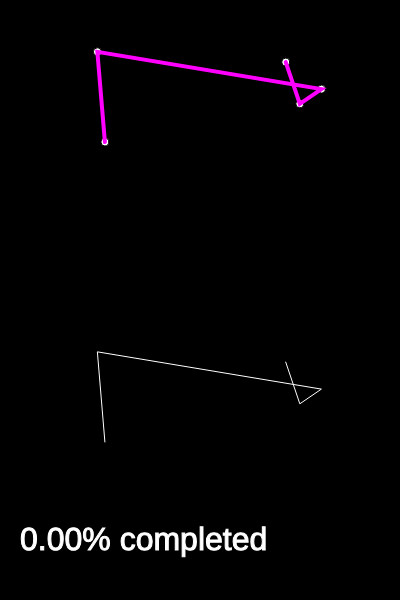
Frame 1 (no input)
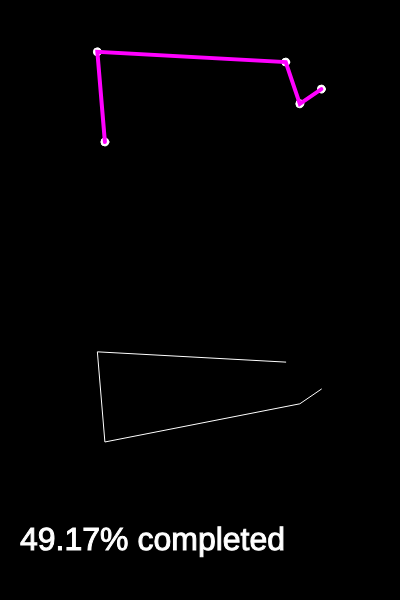
Frame 60 (no input)
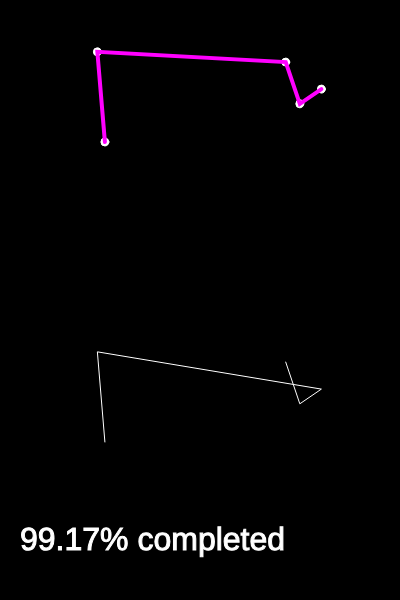
Frame 120 (the mouse pressed at the canvas centre since frame 60)

The p5.js sketch that drew these frames (run headless with seeded random() and noise() and a simulated clock; from frame 60 on, the mouse is pressed at the canvas centre):

// p5.js sketch
// ── sketch.js

var cities = [];
var totalCities = 5;

var order = [];

var totalPermutations;
var count = 0;


var recordDistance;
var bestEver;

function setup() {
  createCanvas(400, 600);
  for (var i = 0; i < totalCities; i++) {
    var v = createVector(random(width), random(height / 2));
    cities[i] = v;
    order[i] = i;
  }

  var d = calcDistance(cities, order);
  recordDistance = d;
  bestEver = order.slice();

  totalPermutations = factorial(totalCities);
  console.log(totalPermutations);

}

function draw() {
  background(0);
  //frameRate(5);
  fill(255);
  for (var i = 0; i < cities.length; i++) {
    ellipse(cities[i].x, cities[i].y, 8, 8);
  }

  stroke(255, 0, 255);
  strokeWeight(4);
  noFill();
  beginShape();
  for (var i = 0; i < order.length; i++) {
    var n = bestEver[i];
    vertex(cities[n].x, cities[n].y);
  }
  endShape();


  translate(0, height / 2);
  stroke(255);
  strokeWeight(1);
  noFill();
  beginShape();
  for (var i = 0; i < order.length; i++) {
    var n = order[i];
    vertex(cities[n].x, cities[n].y);
  }
  endShape();



  var d = calcDistance(cities, order);
  if (d < recordDistance) {
    recordDistance = d;
    bestEver = order.slice();
  }

  textSize(32);
  // var s = '';
  // for (var i = 0; i < order.length; i++) {
  //   s += order[i];
  // }
  fill(255);
  var percent = 100 * (count / totalPermutations);
  text(nf(percent, 0, 2) + "% completed", 20, height / 2 - 50);

  nextOrder();


}

function swap(a, i, j) {
  var temp = a[i];
  a[i] = a[j];
  a[j] = temp;
}


function calcDistance(points, order) {
  var sum = 0;
  for (var i = 0; i < order.length - 1; i++) {
    var cityAIndex = order[i];
    var cityA = points[cityAIndex];
    var cityBIndex = order[i + 1];
    var cityB = points[cityBIndex];
    var d = dist(cityA.x, cityA.y, cityB.x, cityB.y);
    sum += d;
  }
  return sum;
}

// This is my lexical order algorithm

function nextOrder() {
  count++;

  // STEP 1 of the algorithm
  // https://www.quora.com/How-would-you-explain-an-algorithm-that-generates-permutations-using-lexicographic-ordering
  var largestI = -1;
  for (var i = 0; i < order.length - 1; i++) {
    if (order[i] < order[i + 1]) {
      largestI = i;
    }
  }
  if (largestI == -1) {
    noLoop();
    console.log('finished');
  }

  // STEP 2
  var largestJ = -1;
  for (var j = 0; j < order.length; j++) {
    if (order[largestI] < order[j]) {
      largestJ = j;
    }
  }

  // STEP 3
  swap(order, largestI, largestJ);

  // STEP 4: reverse from largestI + 1 to the end
  var endArray = order.splice(largestI + 1);
  endArray.reverse();
  order = order.concat(endArray);
}

function factorial(n) {
  if (n == 1) {
    return 1;
  } else {
    return n * factorial(n - 1);
  }
}
